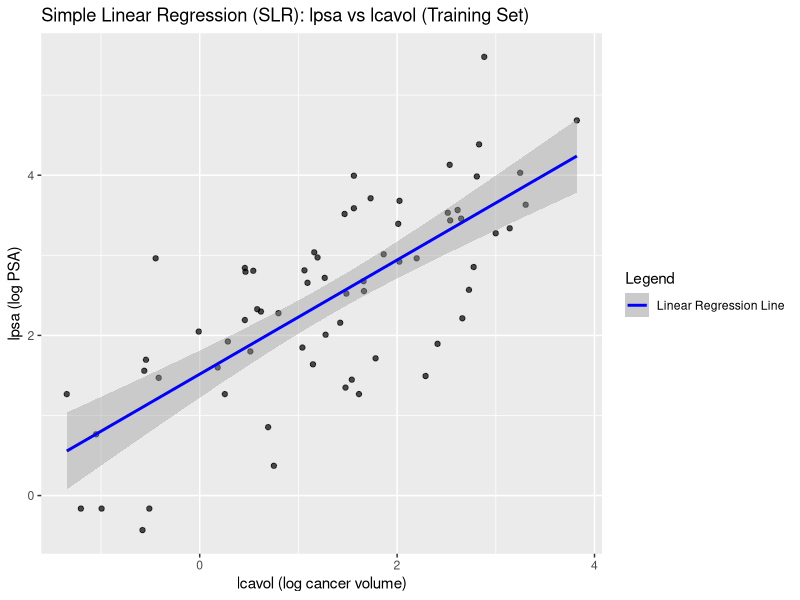
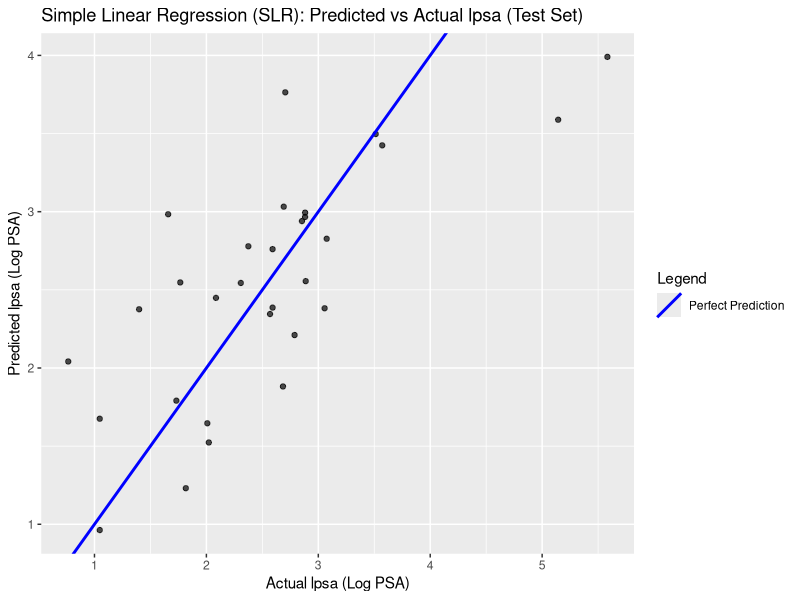
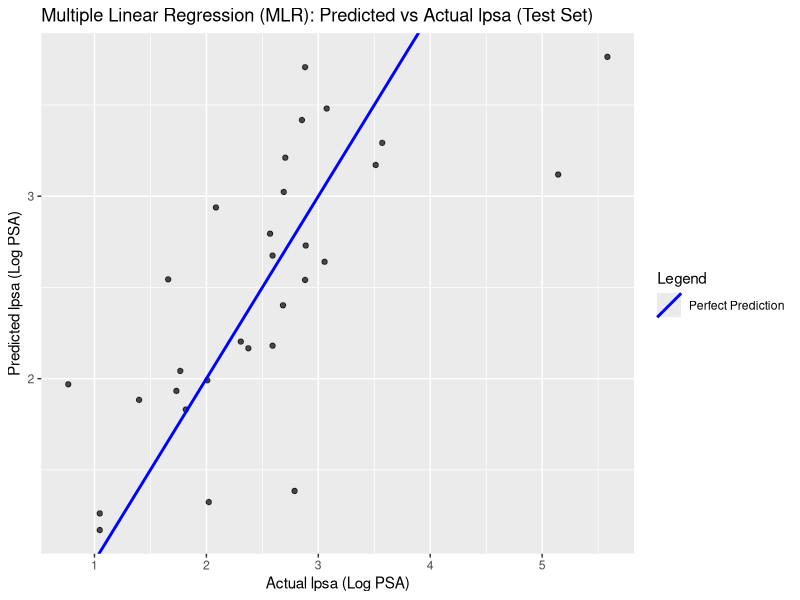
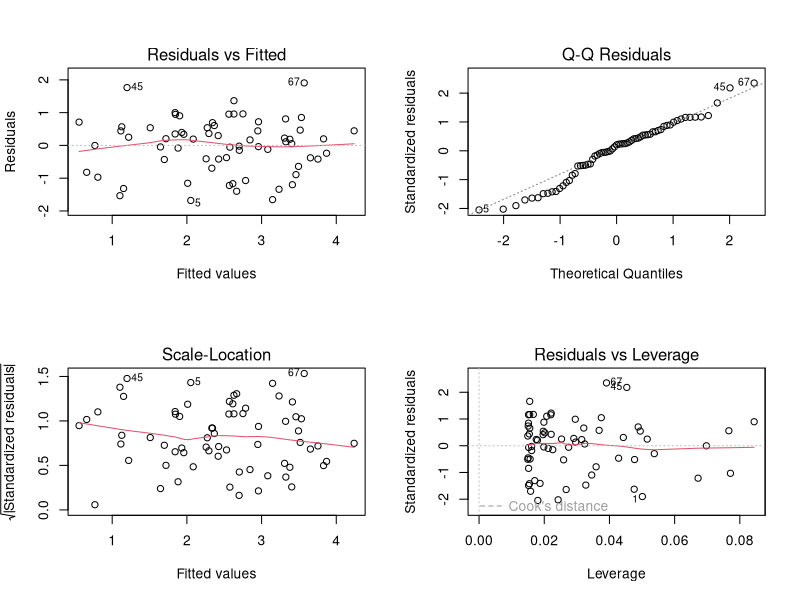
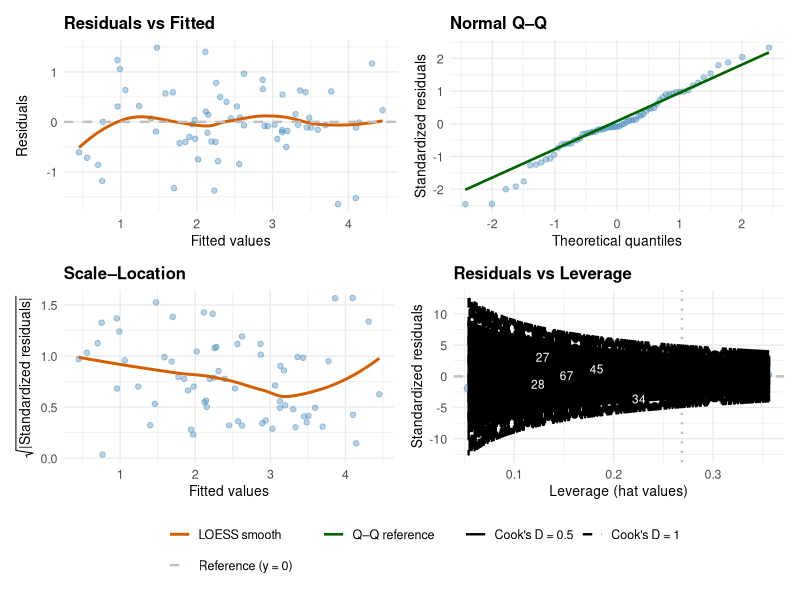
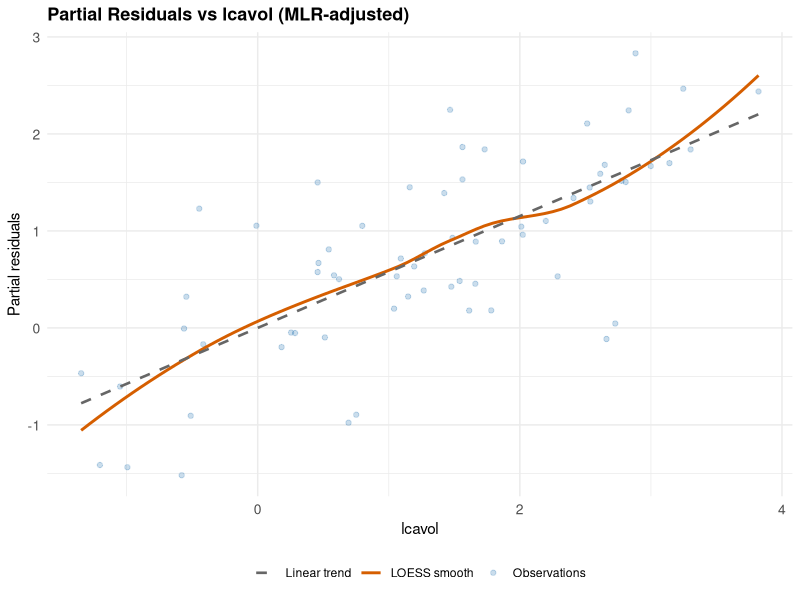
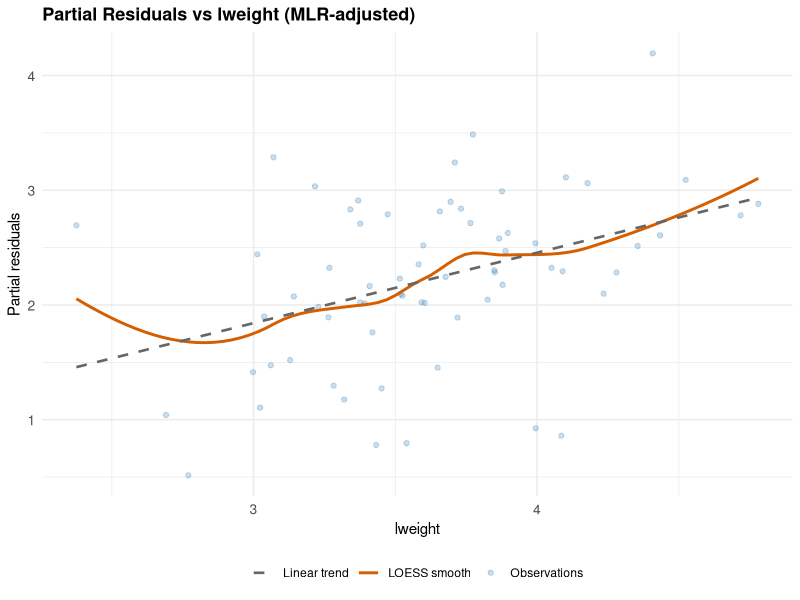
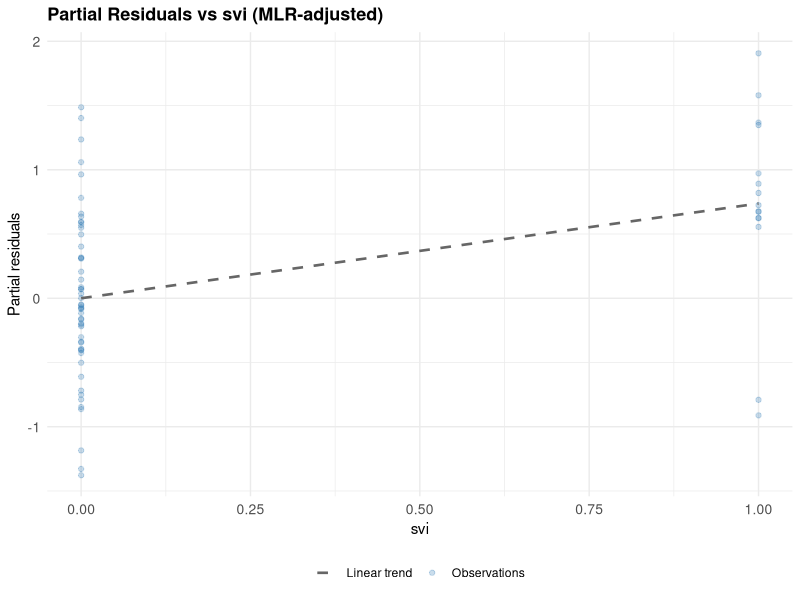

These charts were generated, in order, by the following R code:
# Load libraries
library(tidyverse)
library(caret)
library(ggplot2)
library(broom)
library(dplyr)
library(ggrepel)
library(patchwork)
library(lmtest)
library(car)

# Load data
df <- read_csv("prostate.csv")

# Split data into training and test sets
train_df <- df %>% filter(train == TRUE)
test_df  <- df %>% filter(train == FALSE)

# Validate ntrain and ntest
ntrain <- nrow(train_df)
ntest  <- nrow(test_df)
ntrain
ntest

# Separate train/test predictors (X) and response (y)
y_train <- train_df$lpsa
y_test  <- test_df$lpsa

# Filter out non-predictor columns
X_train <- train_df %>%
  select(-lpsa, -train, -id)
X_test <- test_df %>%
  select(-lpsa, -train, -id)

# Validate
dim(X_train)
length(y_train)
dim(X_test)
length(y_test)


# Simple Linear Regression (SLR) with the lcavol predictor
slr_fit <- lm(lpsa ~ lcavol, data = train_df)
summary(slr_fit)

# Plot SLR results on training set
ggplot(train_df, aes(x = lcavol, y = lpsa)) +
  geom_point(alpha = 0.7) +
  geom_smooth(
    aes(color = "Linear Regression Line"),
    method = "lm",
    se = TRUE,
    level = 0.95
  ) +
  scale_color_manual(values = c("Linear Regression Line" = "blue")) +
  labs(
    title = "Simple Linear Regression (SLR): lpsa vs lcavol (Training Set)",
    x = "lcavol (log cancer volume)",
    y = "lpsa (log PSA)",
    color = "Legend"
  )

# Predict on TRAIN
pred_train_slr <- predict(slr_fit, newdata = train_df)

rmse_train_slr <- RMSE(pred_train_slr, train_df$lpsa)
r2_train_slr   <- R2(pred_train_slr, train_df$lpsa)

# Predict on TEST
pred_test_slr <- predict(slr_fit, newdata = test_df)

rmse_test_slr <- RMSE(pred_test_slr, test_df$lpsa)
r2_test_slr   <- R2(pred_test_slr, test_df$lpsa)

# When RMSE and R2 for both train and test are close, it indicates good generalization
# performance without overfitting. Big gaps suggest overfitting or underfitting.
# RMSE allows us to assess the average prediction error in the same units as the response variable (lpsa).
# R-squared indicates the proportion of variance in the response explained by the model. 
rmse_train_slr
r2_train_slr

rmse_test_slr
r2_test_slr

# Plot predicted vs actual for SLR model on test set
ref_line <- tibble(
  label = "Perfect Prediction",
  slope = 1,
  intercept = 0
)

tibble(
  actual = test_df$lpsa,
  predicted = as.numeric(pred_test_slr)
) %>%
  ggplot(aes(x = actual, y = predicted)) +
  geom_point(alpha = 0.7) +
  geom_abline(
    data = ref_line,
    aes(slope = slope, intercept = intercept, color = label),
    linewidth = 1
  ) +
  scale_color_manual(values = c("Perfect Prediction" = "blue")) +
  labs(
    title = "Simple Linear Regression (SLR): Predicted vs Actual lpsa (Test Set)",
    x = "Actual lpsa (Log PSA)",
    y = "Predicted lpsa (Log PSA)",
    color = "Legend"
  )


# SLR Conclusion: The SLR model using lcavol as a predictor in the test set shows moderate 
# generalization performance on the test set, with RMSE (0.69) and R-squared (0.54) values.
# With a RMSE of 0.69 on lpsa which translates to about a multiplicative factor of 2 in relative PSA error, 
# we can capture the order of magnitude to reasonably separate low vs. high PSA, but yet, 
# we cannot reliably distinguish between 6 vs. 9 ng/mL PSA values for clinical decision-making.
# While the R2 tells us that lcavol explains a good portion of variability in lpsa, the remaining 46% remains unexplained. 
# These results indicate room for improvement with more predictors in Multiple Linear Regression (MLR) model.

# Multiple Linear Regression (MLR) with all predictors except id, train, and lpsa
mlr_fit <- lm(lpsa ~ lcavol + lweight + age + lbph + svi + lcp + gleason + pgg45, data = train_df)

# Coefficient estimates, standard errors, t-tests
summary(mlr_fit)$coefficients

# 95% confidence intervals for beta parameters
confint(mlr_fit, level = 0.95)

# Generate predictions using the MLR model
pred_test_mlr <- predict(mlr_fit, newdata = test_df)


# Evaluate MLR model performance on test set
rmse_mlr <- RMSE(pred_test_mlr, test_df$lpsa)
r2_mlr   <- R2(pred_test_mlr, test_df$lpsa)
rmse_mlr
r2_mlr

# MLR fit for top 3 predictors lcavol, svi, lweight
mlr_fit_best <- lm(lpsa ~ lcavol + svi + lweight, data = train_df)
pred_test_mlr_best <- predict(mlr_fit_best, newdata = test_df)
# Evaluate MLR (best 3 predictors: lcavol, lweight, svi) model performance on test set
rmse_mlr_best <- RMSE(pred_test_mlr_best, test_df$lpsa)
r2_mlr_best   <- R2(pred_test_mlr_best, test_df$lpsa)
rmse_mlr_best
r2_mlr_best

# Plot predicted vs actual for MLR model on test set
tibble(
  actual = test_df$lpsa,
  predicted = as.numeric(pred_test_mlr)
) %>%
  ggplot(aes(x = actual, y = predicted)) +
  geom_point(alpha = 0.7) +
  geom_abline(
    data = ref_line,
    aes(slope = slope, intercept = intercept, color = label),
    linewidth = 1
  ) +
  scale_color_manual(values = c("Perfect Prediction" = "blue")) +
  labs(
    title = "Multiple Linear Regression (MLR): Predicted vs Actual lpsa (Test Set)",
    x = "Actual lpsa (Log PSA)",
    y = "Predicted lpsa (Log PSA)",
    color = "Legend"
  )


#VIF check for multicollinearity
# Rule-of-thumb interpretation:
# VIF ~ 1     : no multicollinearity
# VIF > 5    : moderate multicollinearity
# VIF > 10   : serious multicollinearity
vif(mlr_fit)

# MLR Conclusion: The MLR model using all predictors in the test set shows worse performance compared to the SLR.
# The RMSE increased from 0.6926 to 0.7220, and R-squared decreased from 0.5438 to 0.5052.
# Based on these metrics, the SLR explains more variance in the outcome than MLR and has lower prediction error.
# This suggests that adding more predictors introduced noise and overfitting rather than improving generalization. 


# Assumptions of Linear Regression: Normality, homoskedasticity, independence

# Create diagnostic plots using base R plotting
par(mfrow = c(2, 2)) # set plotting layout to 2x2
plot(slr_fit)  # residuals vs fitted, QQ plot, scale-location, leverage
par(mfrow = c(1, 1)) # reset plotting layout

# The built-in diagnostic plots are useful but can be improved with ggplot2 for better aesthetics and customization.
gg_lm_diagnostics <- function(
    fit,
    label_top = 5,
    show_cooks = TRUE,
    colors = list(
      points = "#2C7BB6",
      loess = "#D55E00",
      ref = "gray",
      qq = "darkgreen",
      cooks = "black",
      labels = "white"
    )
) {
  # Required: ggplot2, broom, dplyr, ggrepel, patchwork
  
  aug <- broom::augment(fit) %>%
    dplyr::mutate(
      sqrt_abs_std_resid = sqrt(abs(.std.resid)),
      obs = dplyr::row_number()
    )
  
  lab <- aug %>% dplyr::slice_max(.cooksd, n = label_top)
  
  theme_diag <- ggplot2::theme_minimal(base_size = 10) +
    ggplot2::theme(
      plot.title = ggplot2::element_text(face = "bold", size = 12),
      axis.title = ggplot2::element_text(size = 10),
      axis.text = ggplot2::element_text(size = 9),
      legend.position = "bottom",
      legend.title = ggplot2::element_blank(),
      legend.text = ggplot2::element_text(size = 9),
      plot.margin = ggplot2::margin(6, 6, 6, 6)
    )
  
  legend_colors <- c(
    "LOESS smooth"      = colors$loess,
    "Reference (y = 0)" = colors$ref,
    "Q–Q reference"     = colors$qq
  )
  
  # 1) Residuals vs Fitted  (THIS panel owns the shared COLOR legend)
  p1 <- ggplot2::ggplot(aug, ggplot2::aes(.fitted, .resid)) +
    ggplot2::geom_point(color = colors$points, alpha = 0.35, size = 1.6) +
    ggplot2::geom_smooth(
      ggplot2::aes(color = "LOESS smooth"),
      method = "loess", se = FALSE, linewidth = 1
    ) +
    ggplot2::geom_hline(
      ggplot2::aes(yintercept = 0, color = "Reference (y = 0)"),
      linetype = 2, linewidth = 0.8
    ) +
    ggplot2::scale_color_manual(
      values = legend_colors,
      breaks = c("LOESS smooth", "Reference (y = 0)")
    ) +
    ggplot2::labs(
      title = "Residuals vs Fitted",
      x = "Fitted values",
      y = "Residuals"
    ) +
    theme_diag +
    ggplot2::guides(
      color = ggplot2::guide_legend(order = 1, ncol = 1)
    )
  
  # 2) Normal Q–Q  (draw Q–Q line, but DON'T contribute a COLOR legend entry)
  p2 <- ggplot2::ggplot(aug, ggplot2::aes(sample = .std.resid)) +
    ggplot2::stat_qq(color = colors$points, alpha = 0.35, size = 1.6) +
    ggplot2::stat_qq_line(
      ggplot2::aes(color = "Q–Q reference"),
      linewidth = 0.9
    ) +
    ggplot2::labs(
      title = "Normal Q–Q",
      x = "Theoretical quantiles",
      y = "Standardized residuals"
    ) +
    theme_diag +
    ggplot2::scale_color_manual(
      values = legend_colors,
      breaks = "Q–Q reference"
    ) +
    ggplot2::guides(color = ggplot2::guide_legend(order = 1, ncol = 1))
  
  
  # 3) Scale–Location  (draw LOESS, but DON'T contribute a COLOR legend entry)
  p3 <- ggplot2::ggplot(aug, ggplot2::aes(.fitted, sqrt_abs_std_resid)) +
    ggplot2::geom_point(color = colors$points, alpha = 0.35, size = 1.6) +
    ggplot2::geom_smooth(
      ggplot2::aes(color = "LOESS smooth"),
      method = "loess", se = FALSE, linewidth = 1
    ) +
    ggplot2::labs(
      title = "Scale–Location",
      x = "Fitted values",
      y = expression(sqrt("|Standardized residuals|"))
    ) +
    theme_diag +
    ggplot2::scale_color_manual(values = legend_colors, breaks = NULL) +
    ggplot2::guides(color = "none")
  
  # 4) Residuals vs Leverage
  n <- stats::nobs(fit)
  p <- length(stats::coef(fit))
  cook_levels <- c(0.5, 1)
  
  cook_contour <- function(h, c, p) sqrt(c * p * (1 - h) / h)
  h_grid <- seq(max(1e-6, min(aug$.hat, na.rm = TRUE)),
                max(aug$.hat, na.rm = TRUE),
                length.out = 300)
  
  contour_df <- bind_rows(lapply(cook_levels, function(c) {
    data.frame(.hat = h_grid,
               y = cook_contour(h_grid, c, p),
               level = paste0("Cook's D = ", c))
  })) %>%
    bind_rows(lapply(cook_levels, function(c) {
      data.frame(.hat = h_grid,
                 y = -cook_contour(h_grid, c, p),
                 level = paste0("Cook's D = ", c))
    }))
    
  p4 <- ggplot2::ggplot(aug, ggplot2::aes(.hat, .std.resid)) +
    ggplot2::geom_point(aes(size = .cooksd), color = colors$points, alpha = 0.35) +
    ggplot2::scale_size_continuous(name   = "Cook's D (points)", range  = c(1, 6),breaks = c(0.5, 1), labels = c("0.5", "1"))+
    ggplot2::geom_hline(aes(yintercept = 0, color = "Reference (y = 0)"),linetype = 2, linewidth = 0.8) +
    ggplot2::geom_vline(xintercept = 2 * p / n, linetype = 3, color = colors$ref, linewidth = 0.8) +
    ggplot2::scale_color_manual(values = legend_colors) +
    ggplot2::labs(title = "Residuals vs Leverage", x = "Leverage (hat values)", y = "Standardized residuals") +
    ggplot2::geom_line(
        data = contour_df,
        ggplot2::aes(.hat, y, linetype = level),
        color = colors$cooks,
        inherit.aes = FALSE,
        linewidth = 0.8
      ) +
    ggplot2::scale_linetype_manual(
      name = "Cook's D =",
      values = c(
        "Cook's D = 0.5" = "solid",
        "Cook's D = 1"   = "dashed")) +
    ggrepel::geom_text_repel(
      data = lab,
      ggplot2::aes(label = obs),
      color = colors$labels,
      size = 3,
      max.overlaps = Inf) +
    ggplot2::guides(
      color = "none",
      size = ggplot2::guide_legend(order = 2),
      linetype = ggplot2::guide_legend(order = 3)) +
    theme_diag
    
  # Build 2×2 and collect legends into one
  (p1 | p2) / (p3 | p4) +
    patchwork::plot_layout(guides = "collect") &
    ggplot2::theme(legend.position = "bottom")
}

# Plot MLR diagnostics
gg_lm_diagnostics(mlr_fit)

# Identify top 3 influential points based on Cook's distance
aug <- broom::augment(mlr_fit, data = train_df)
k <- 5
top3 <- aug %>%
  dplyr::arrange(dplyr::desc(.cooksd)) %>%
  dplyr::select(id, .cooksd, .hat, .std.resid, .resid, .fitted) %>%
  dplyr::slice_head(n = k)
top3_rows <- train_df %>%
  dplyr::inner_join(top3 %>% dplyr::select(id), by = "id")
top3
top3_rows


# --- Homoskedasticity test (Breusch–Pagan) ---
# H0: Var(eps_i | x_i) = constant (sigma^2)
bptest(mlr_fit)

# Plot Residuals vs. lcavol, lweight, svi (partial residuals)
# Augment model
aug <- broom::augment(mlr_fit)

# Extract coefficients
beta_lcavol  <- coef(mlr_fit)["lcavol"]
beta_lweight <- coef(mlr_fit)["lweight"]
beta_svi     <- coef(mlr_fit)["svi"]

# Reusable diagnostic color palette
diag_colors <- c(
  "Observations" = "#2C7BB6",
  "LOESS smooth" = "#D55E00",
  "Linear trend" = "gray40"
)

# Partial residuals vs lcavol
aug %>%
  mutate(partial_resid_lcavol = .resid + beta_lcavol * lcavol) %>%
  ggplot(aes(lcavol, partial_resid_lcavol)) +
  geom_point(
    aes(color = "Observations"),
    alpha = 0.25
  ) +
  geom_smooth(
    aes(color = "LOESS smooth"),
    method = "loess",
    se = FALSE,
    linewidth = 1
  ) +
  geom_smooth(
    aes(color = "Linear trend"),
    method = "lm",
    se = FALSE,
    linetype = 2,
    linewidth = 0.9
  ) +
  scale_color_manual(values = diag_colors) +
  labs(
    title = "Partial Residuals vs lcavol (MLR-adjusted)",
    x = "lcavol",
    y = "Partial residuals",
    color = NULL
  ) +
  theme_minimal() +
  theme(
    plot.title = element_text(face = "bold", size = 13),
    axis.title = element_text(size = 11),
    axis.text  = element_text(size = 10),
    legend.position = "bottom"
  )


# Partial residuals vs lweight
aug %>%
  mutate(partial_resid_lweight = .resid + beta_lweight * lweight) %>%
  ggplot(aes(lweight, partial_resid_lweight)) +
  geom_point(
    aes(color = "Observations"),
    alpha = 0.25
  ) +
  geom_smooth(
    aes(color = "LOESS smooth"),
    method = "loess",
    se = FALSE,
    linewidth = 1
  ) +
  geom_smooth(
    aes(color = "Linear trend"),
    method = "lm",
    se = FALSE,
    linetype = 2,
    linewidth = 0.9
  ) +
  scale_color_manual(values = diag_colors) +
  labs(
    title = "Partial Residuals vs lweight (MLR-adjusted)",
    x = "lweight",
    y = "Partial residuals",
    color = NULL
  ) +
  theme_minimal() +
  theme(
    plot.title = element_text(face = "bold", size = 13),
    axis.title = element_text(size = 11),
    axis.text  = element_text(size = 10),
    legend.position = "bottom"
  )

# Partial residuals vs svi
aug %>%
  mutate(partial_resid_svi = .resid + beta_svi * svi) %>%
  ggplot(aes(svi, partial_resid_svi)) +
  geom_point(
    aes(color = "Observations"),
    alpha = 0.25
  ) +
  geom_smooth(
    aes(color = "Linear trend"),
    method = "lm",
    se = FALSE,
    linetype = 2,
    linewidth = 0.9
  ) +
  scale_color_manual(values = diag_colors) +
  labs(
    title = "Partial Residuals vs svi (MLR-adjusted)",
    x = "svi",
    y = "Partial residuals",
    color = NULL
  ) +
  theme_minimal() +
  theme(
    plot.title = element_text(face = "bold", size = 13),
    axis.title = element_text(size = 11),
    axis.text  = element_text(size = 10),
    legend.position = "bottom"
  )


# # --- Normality test (Shapiro–Wilk) ---
# # H0: errors are normally distributed
# #shapiro.test(resid(fit1)): will give an error, because it 
# #cannot handle more than 5000 residuals.
# 
# set.seed(210)
# # For large datasets, sample 5000 residuals for the test
# n <- length(res)
# shapiro.test(sample(resid(mlr_fit), size = min(5000, n)))
# 
# 
# # --- Independence / autocorrelation (Durbin–Watson) ---
# # NOTE: DW is meaningful for ordered observations (e.g., time series).
# # Here, recordings come from multiple subjects over time.
# # A simple illustration: sort within subject by test_time.
# pd_ord <- pd %>%
#   arrange(subject., test_time)
# 
# fit1_ord <- lm(total_UPDRS ~ PPE, data = pd_ord)
# dwtest(fit1_ord)
# 
# # --- Addressing non-normality: Box–Cox transformation ---
# # Requires strictly positive response; total_UPDRS is nonnegative in practice.
# min(pd$total_UPDRS)
# 
# # Estimate lambda by maximizing the profile log-likelihood
# bc <- boxcox(fit1, lambda = seq(-2, 2, by = 0.05), plotit = TRUE)
# lambda_hat <- bc$x[which.max(bc$y)]
# lambda_hat
# 
# # Transform the response using Box–Cox definition
# boxcox_transform <- function(y, lambda) {
#   if (abs(lambda) < 1e-8) return(log(y))
#   (y^lambda - 1) / lambda
# }
# 
# # Apply transformation
# pd$Y_bc <- boxcox_transform(pd$total_UPDRS, lambda_hat)
# 
# # Fit linear model with transformed response
# fit1_bc <- lm(Y_bc ~ PPE, data = pd)
# summary(fit1_bc)
# 
# # Compare diagnostics pre/post transformation
# par(mfrow = c(2, 2)) # set plotting layout to 2x2
# plot(fit1) # original
# plot(fit1_bc) # Box–Cox transformed
# par(mfrow = c(1, 1)) # reset plotting layout